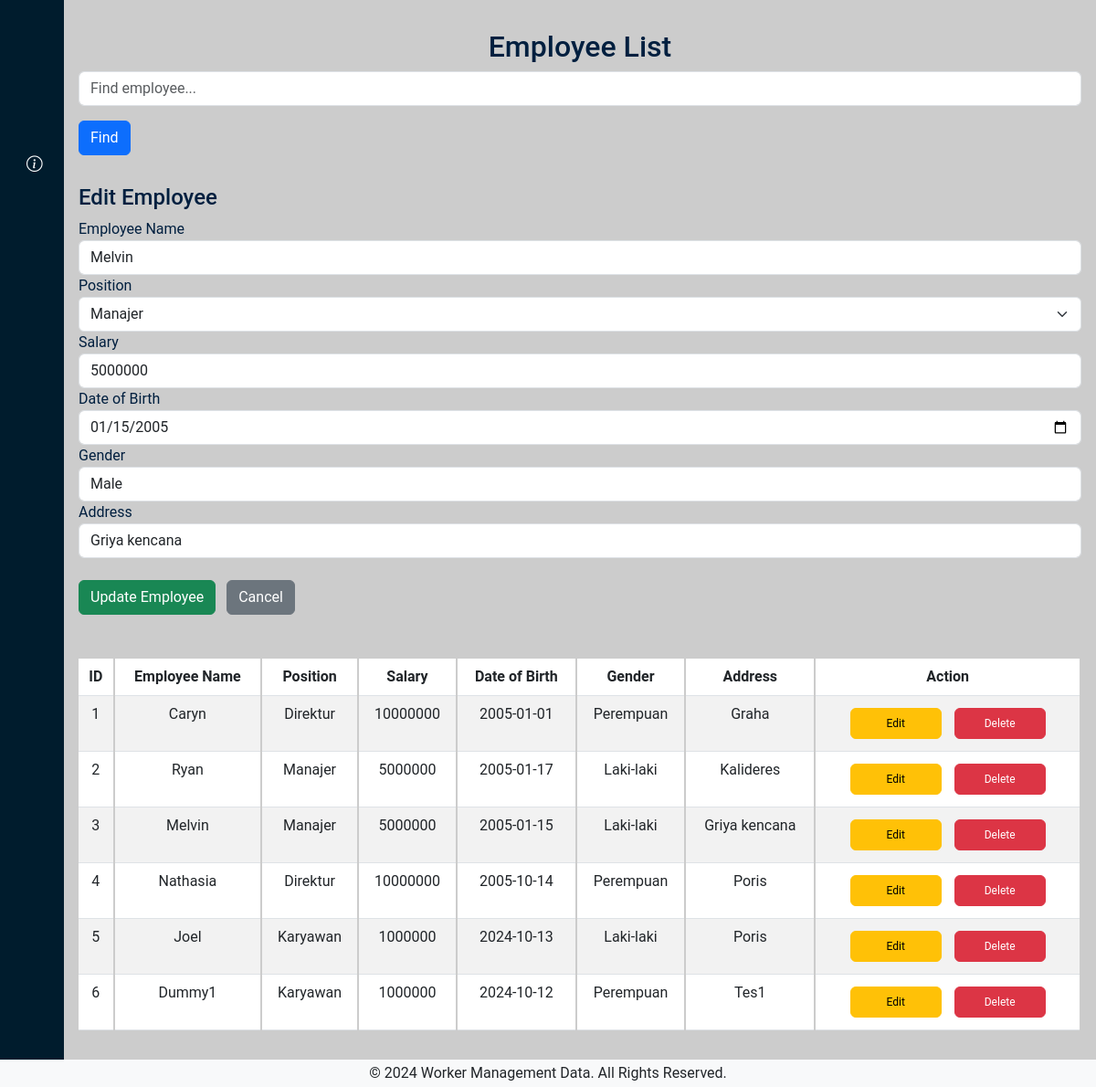
/update.php?edit=3, run on the app's committed database.
### tables this page shows
CREATE TABLE `pegawai` (
  `id` int(11) NOT NULL,
  `nama_pegawai` varchar(50) NOT NULL,
  `jabatan` enum('Direktur','Manajer','Karyawan') NOT NULL,
  `gaji` int(50) NOT NULL,
  `tanggal_lahir` date NOT NULL,
  `jenis_kelamin` enum('Laki-laki','Perempuan') NOT NULL,
  `alamat` text NOT NULL
);

### update.php (the view, shortened to what this page needs)
<?php
include 'connection.php';
$id = $nama_pegawai = $jabatan = $gaji = $tanggal_lahir = $jenis_kelamin = $alamat = '';
$search = '';
$edit_state = false;
if (isset($_POST['search'])) {
    $search = $_POST['search_term'];
    $sql = "SELECT * FROM pegawai WHERE id='$search' OR nama_pegawai LIKE '%$search%' OR jabatan LIKE '%$search%' OR gaji LIKE '%$search%' OR tanggal_lahir LIKE '%$search%' OR jenis_kelamin LIKE '%$search%' OR alamat LIKE '%$search%'";
} else {
    $sql = "SELECT * FROM pegawai";
}
$result = $conn->query($sql);
if (isset($_GET['edit'])) {
    $id = $_GET['edit'];
    $edit_state = true;
    $edit_result = $conn->query("SELECT * FROM pegawai WHERE id='$id'");
    if ($edit_result->num_rows > 0) {
        $row = $edit_result->fetch_assoc();
        $nama_pegawai = $row['nama_pegawai'];
        $jabatan = $row['jabatan'];
        $gaji = $row['gaji'];
        $tanggal_lahir = $row['tanggal_lahir'];
        $jenis_kelamin = $row['jenis_kelamin'];
        $alamat = $row['alamat'];
    }
}
?>
<!DOCTYPE html>
<html lang="en">
<head>
  <link href="https://cdn.lineicons.com/4.0/lineicons.css" rel="stylesheet" />
  <link href="https://cdn.jsdelivr.net/npm/bootstrap@5.3.0-alpha3/dist/css/bootstrap.min.css" rel="stylesheet"
 />
  <link rel="stylesheet" href="https://cdnjs.cloudflare.com/ajax/libs/animate.css/4.1.1/animate.min.css"/>
  <link rel="stylesheet" href="file_css/dashboard.css" />
  <link rel="stylesheet"
        href="https://cdnjs.cloudflare.com/ajax/libs/bootstrap-icons/1.5.0/font/bootstrap-icons.min.css">
</head>
<body>
  <div class="wrapper">
    <aside id="sidebar">
      <div class="d-flex">
        <button class="toggle-btn" type="button">
        </button>
      </div>
      <ul class="sidebar-nav">
        <li class="sidebar-item">
          <a href="form.php" class="sidebar-link">
          </a>
        </li>
        <li class="sidebar-item">
          <a href="update.php" class="sidebar-link">
          </a>
        </li>
        <li class="sidebar-item">
          <a href="aboutUs.php" class="sidebar-link">
            <i class="bi bi-info-circle"></i>
          </a>
        </li>
      </ul>
      <div class="sidebar-footer">
        <a href="login.php" class="sidebar-link">
        </a>
      </div>
    </aside>
    <div class="main p-3">
      <h2 class="mt-3 " align="center">Employee List</h2>
      <form method="post" class="form-inline mb-3">
        <input type="text" name="search_term" class="form-control" placeholder="Find employee..." value="<?= htmlspecialchars($search); ?>">
        <button type="submit" name="search" class="btn btn-primary my-3">Find</button>
      </form>
      <?php if ($edit_state && !isset($_POST['search'])): ?>
        <h4>Edit Employee</h4>
        <form method="post">
          <div class="form-group">
            <label>Employee Name</label>
            <input type="text" name="nama_pegawai" class="form-control" value="<?= htmlspecialchars($nama_pegawai); ?>" required>
          </div>
          <div class="form-group">
              <label>Position</label>
              <select name="jabatan" class="form-select" required>
                  <option value="Manajer" <?= $jabatan == 'Manajer' ? 'selected' : ''; ?>>Manajer</option>
              </select>
          </div>
          <div class="form-group">
            <label>Salary</label>
            <input type="number" name="gaji" class="form-control" value="<?= htmlspecialchars($gaji); ?>" required>
          </div>
          <div class="form-group">
            <label>Date of Birth</label>
            <input type="date" name="tanggal_lahir" class="form-control" value="<?= htmlspecialchars($tanggal_lahir); ?>" required>
          </div>
          <div class="form-group">
            <label>Gender</label>
            <select name="jenis_kelamin" class="form-control" required>
              <option value="Laki-laki" <?= $jenis_kelamin == 'Laki-laki' ? 'selected' : ''; ?>>Male</option>
            </select>
          </div>
          <div class="form-group">
            <label>Address</label>
            <input type="text" name="alamat" class="form-control" value="<?= htmlspecialchars($alamat); ?>" required>
          </div>
          <button type="submit" name="update" class="btn btn-success mt-4">Update Employee</button>
          <button type="submit" name="cancel" class="btn btn-secondary mt-4 ms-2">Cancel</button>
        </form>
      <?php endif; ?>
      <div class="table-responsive mt-5 animate-slideInDown">
        <table class="table table-striped">
          <thead>
            <tr>
              <th>ID</th>
              <th>Employee Name</th>
              <th>Position</th>
              <th>Salary</th>
              <th>Date of Birth</th>
              <th>Gender</th>
              <th>Address</th>
              <th>Action</th>
            </tr>
          </thead>
          <tbody>
            <?php if ($result->num_rows > 0): ?>
              <?php while ($row = $result->fetch_assoc()): ?>
                <tr>
                  <td><?= htmlspecialchars($row['id']); ?></td>
                  <td><?= htmlspecialchars($row['nama_pegawai']); ?></td>
                  <td><?= htmlspecialchars($row['jabatan']); ?></td>
                  <td><?= htmlspecialchars($row['gaji']); ?></td>
                  <td><?= htmlspecialchars($row['tanggal_lahir']); ?></td>
                  <td><?= htmlspecialchars($row['jenis_kelamin']); ?></td>
                  <td><?= htmlspecialchars($row['alamat']); ?></td>
                  <td>
                    <a href="?edit=<?= $row['id']; ?>"
                      class="btn btn-warning"
                      style="width: 100px; text-align: center; padding: 7px; margin: 5px; font-size: 12px; display: inline-block; white-space: nowrap;">
                      Edit
                    </a>
                    <a href="?delete=<?= $row['id']; ?>"
                      class="btn btn-danger"
                      style="width: 100px; text-align: center; padding: 7px; margin: 5px; font-size: 12px; display: inline-block; white-space: nowrap;"
                      onclick="return confirm('Yakin ingin menghapus?')">
                      Delete
                    </a>
                </td>
                </tr>
              <?php endwhile; ?>
            <?php else: ?>
              <tr>
                <td colspan="8">No data found</td>
              </tr>
            <?php endif; ?>
          </tbody>
        </table>
      </div>
    </div>
  </div>
  <div class="copyright-container">
    <p class="mb-0">© 2024 Worker Management Data. All Rights Reserved.</p>
  </div>
</body>
</html>

### file_css/dashboard.css (style rules this page uses)
a { text-decoration: none; }
li { list-style: none; }
body { font-family: 'Roboto', sans-serif; }
.wrapper { display: flex; }
.main { min-height: 100vh; width: 100%; overflow: hidden; transition: all 0.35s ease-in-out; background-color: #ccc; color: #001f3f; }
.table th, .table td { text-align: center; border-right: 2px solid #ccc; }
#sidebar { width: 70px; min-width: 70px; z-index: 1000; transition: all .25s ease-in-out; background-color: #001c2d; display: flex; flex-direction: column; }
.toggle-btn { background-color: transparent; cursor: pointer; border: 0; padding: 1rem 1.5rem; }
.sidebar-nav { padding: 2rem 0; flex: 1 1 auto; }
a.sidebar-link { padding: .625rem 1.625rem; color: #FFF; display: block; font-size: 0.9rem; white-space: nowrap; border-left: 3px solid transparent; }
.sidebar-link i { font-size: 1.1rem; margin-right: .75rem; }
.sidebar-item { position: relative; }
table { background-color : #ffffff; }

### update.php (style rules this page uses)
.copyright-container { position: flex; bottom: 0; left: 0; right: 0; height: 30px; display: flex; justify-content: center; align-items: center; background-color: #f8f9fa; }
.animate-slideInDown { animation: slideInDown 1s ease-out; }

### data on the page
pegawai: nama_pegawai "Melvin", jabatan "Manajer", gaji "5000000", tanggal_lahir "01/15/2005", jenis_kelamin "Male", alamat "Griya kencana", id "3", tanggal_lahir "2005-01-15", jenis_kelamin "Laki-laki"
pegawai: id "1", nama_pegawai "Caryn", jabatan "Direktur", gaji "10000000", tanggal_lahir "2005-01-01", jenis_kelamin "Perempuan", alamat "Graha"
pegawai: id "2", nama_pegawai "Ryan", jabatan "Manajer", gaji "5000000", tanggal_lahir "2005-01-17", jenis_kelamin "Laki-laki", alamat "Kalideres"
pegawai: id "4", nama_pegawai "Nathasia", jabatan "Direktur", gaji "10000000", tanggal_lahir "2005-10-14", jenis_kelamin "Perempuan", alamat "Poris"
pegawai: id "5", nama_pegawai "Joel", jabatan "Karyawan", gaji "1000000", tanggal_lahir "2024-10-13", jenis_kelamin "Laki-laki", alamat "Poris"
pegawai: id "6", nama_pegawai "Dummy1", jabatan "Karyawan", gaji "1000000", tanggal_lahir "2024-10-12", jenis_kelamin "Perempuan", alamat "Tes1"
